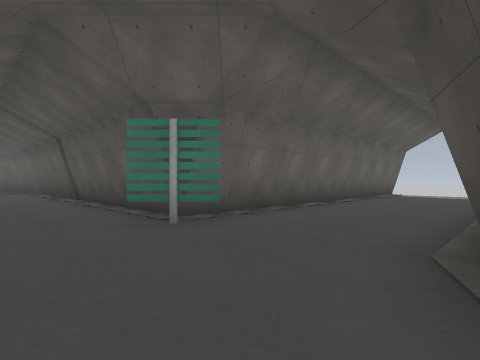
[1] (above)

24 first-person views from a walk through a Godot game level. The camera is 1.2 m above the floor, looks level and sees 80° across. The floor is counted in squares, 2 m on a side. Each view is taken from the middle of a square. On the plan, view 1 faces up. The plan holds only what a view shows up to about 9 squares ahead; the rest is blank. The place goes on beyond the plan. Characters and animated objects are left out. Some surface patterns are stand-ins.

[2]
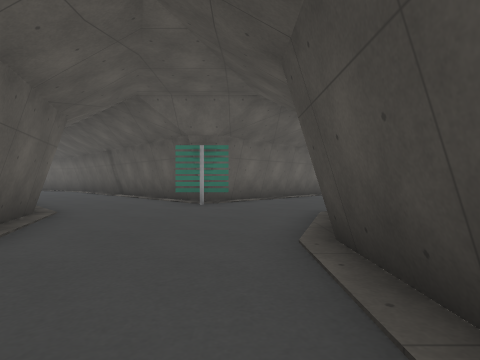

[3]
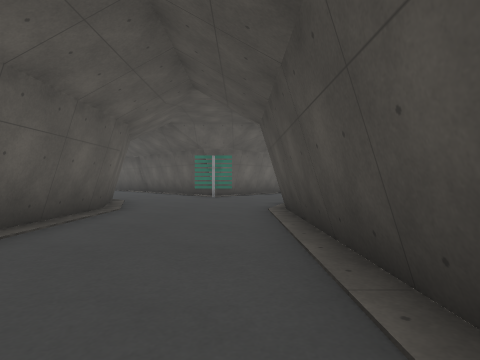

[4]
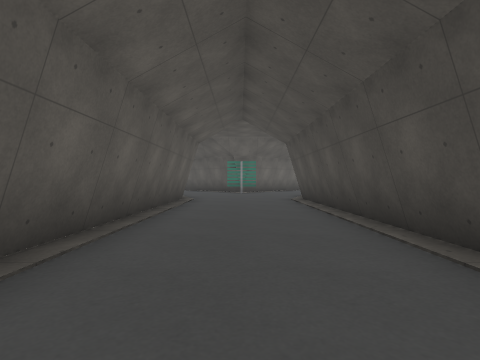

[5]
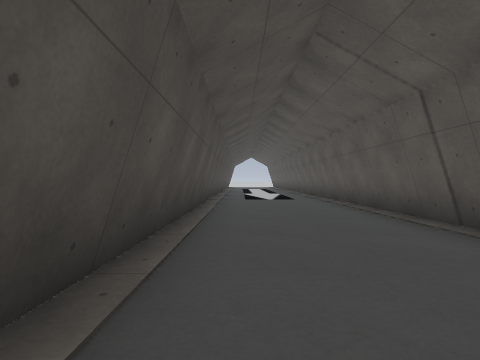

[6]
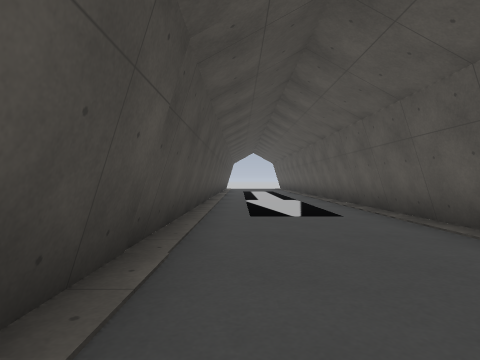

[7]
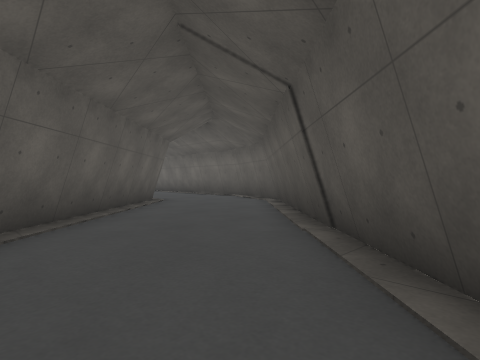

[8]
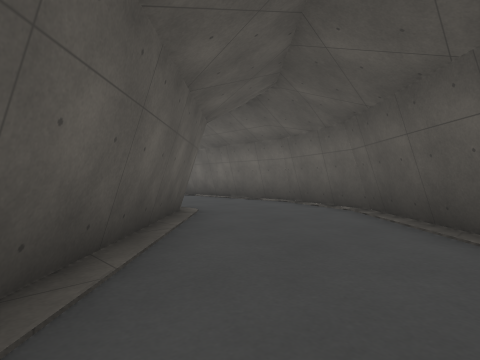

[9]
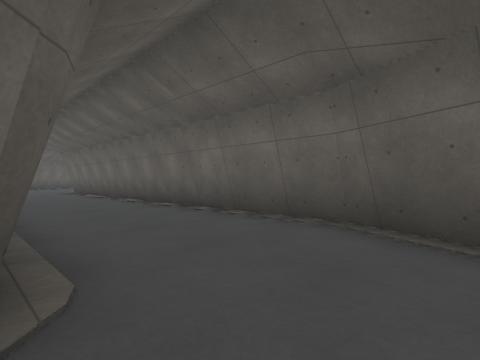

[10]
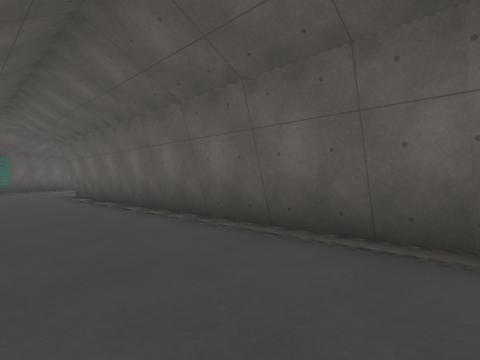

[11]
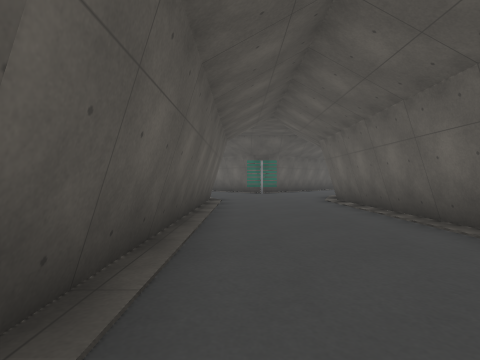

[12]
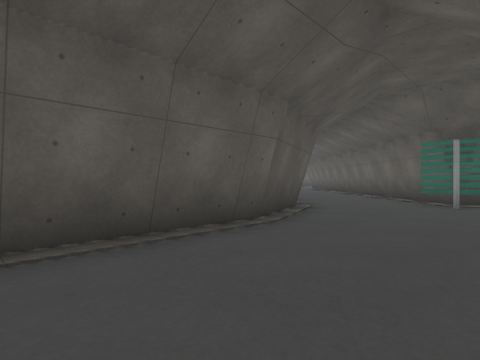

[13]
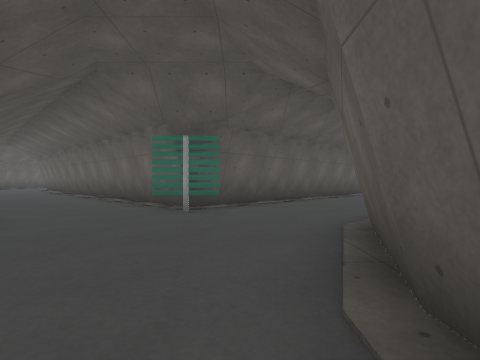

[14]
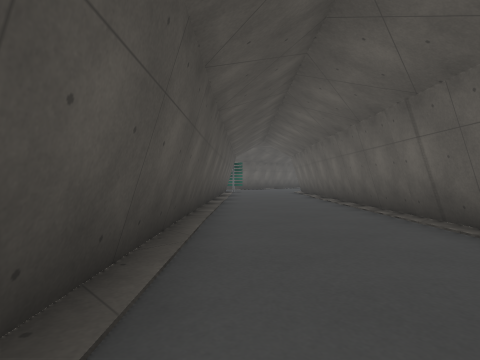

[15]
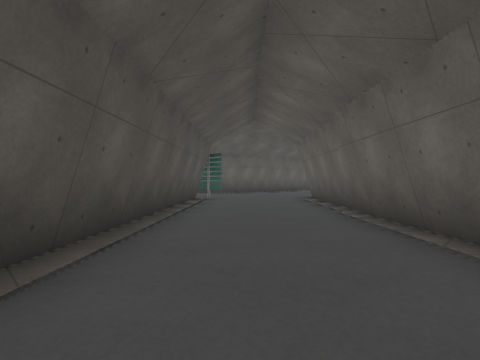

[16]
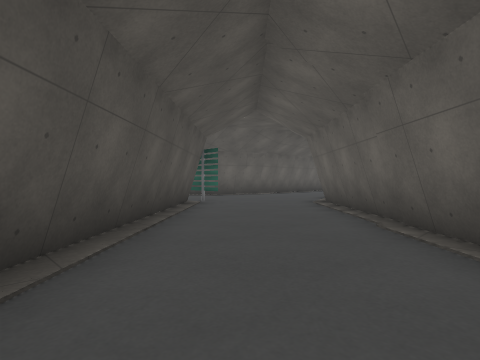

[17]
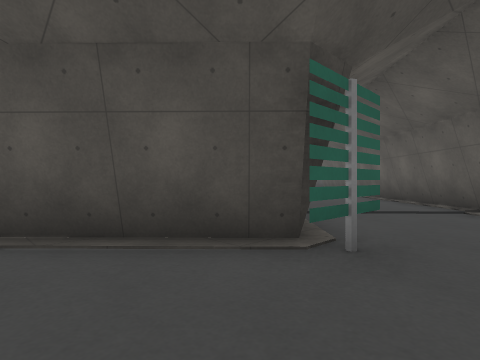

[18]
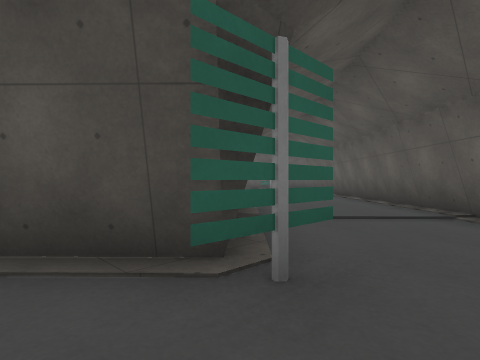

[19]
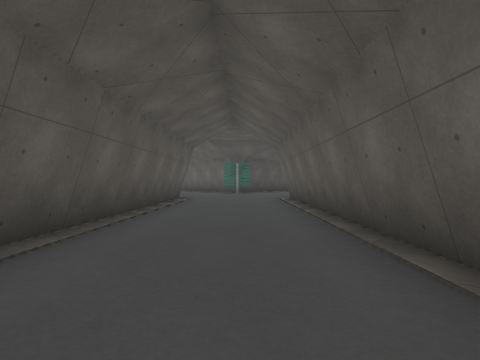

[20]
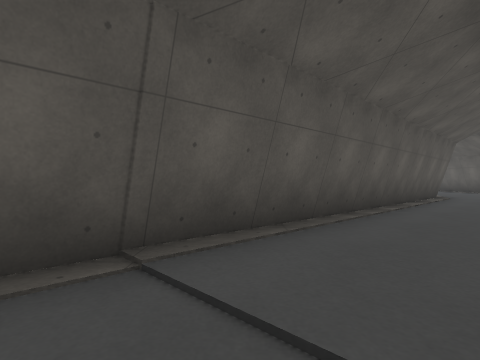

[21]
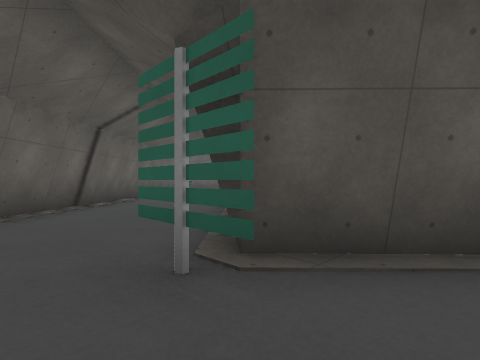

[22]
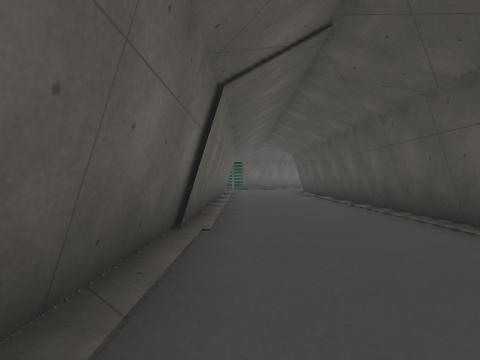

[23]
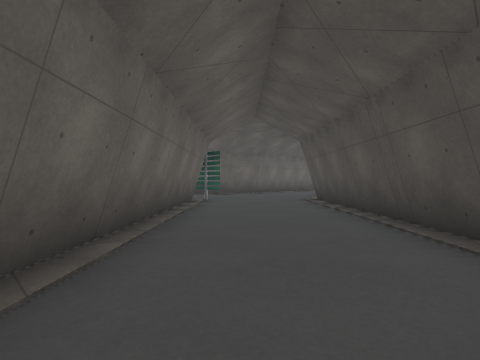

[24]
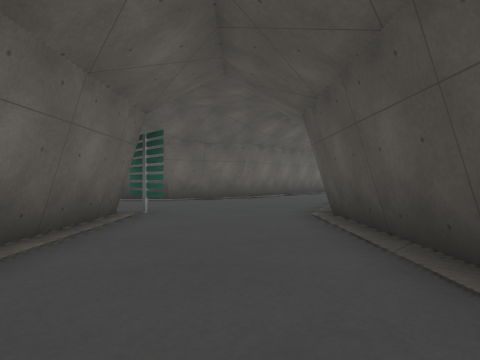

### Floor plan
Points are (right, up) in squares from view 1. A wall is a line through its corners. A room is listed if a view was taken in it or the views show most of it. See-through windows are left out.
Room 1 (views 1, 2, 3, 4, 5, 6, 7, 8, 9, 10, 11, 12, 13, 14, 15, 16, 23, 24)
walls: (-10.6, 9.3) (-6.6, 5.3); (-8.1, 11.5) (-10.8, 12.7) (-23.2, 12.7) (-25.5, 13.5) (-26.5, 14.5); (-3.5, 2.1) (-2.6, -0.4) (-2.6, -16.5); (1.4, 1.6) (1.6, 2.1); (3.9, 9.1) (-0.9, 4.3) (-8.3, 11.7); (-28.2, 10.6) (-34.5, 4.4); (0.7, -16.5) (0.7, -0.2); (-31, 14.3) (-28.3, 11.5); (-32.5, 1.6) (-25.5, 8.5) (-23.2, 9.3) (-15.7, 9.3)
low walls: (-10.6, 9) (-6.9, 5.3); (0.9, -13.4) (0.9, -10.2); (0.9, -14.4) (0.9, -13.5)
ways out: opening at (-33, 3) to room 2
objects: sign (-28, 11); sign (-1, 4)
Room 2 (views 17, 18, 20, 21, 22)
walls: (-34.5, -2.7) (-35.5, -1.6) (-35.5, -1.3) (-32.5, 1.6); (-34.5, 4.4) (-37.5, 1.4)
low walls: (-34.7, -2.1) (-35.3, -1.5)
ways out: opening at (-33, 3) to room 1; opening at (-36, -4) to room 3
objects: sign (-36, -2) to (-36, -1)
Room 3 (view 19)
walls: (-36.7, -5.2) (-34.8, -7.2); (-32.6, -4.7) (-34.5, -2.7)
low walls: (-34, -2.9) (-34.4, -2.5)
ways out: opening at (-36, -4) to room 2; opening at (-34, -6)

Where each view was taken, in squares from view 1:
view 1: 0 up, 0 right, facing up
view 2: 3 down, 0 right, facing up
view 3: 6 down, 0 right, facing up
view 4: 9 down, 1 left, facing up
view 5: 4 down, 0 right, facing down
view 6: 8 down, 0 right, facing down
view 7: 5 up, 3 left, facing up-left
view 8: 6 up, 6 left, facing up-left
view 9: 9 up, 9 left, facing up-left
view 10: 10 up, 13 left, facing up-left
view 11: 10 up, 15 left, facing left
view 12: 12 up, 20 left, facing down-left
view 13: 12 up, 22 left, facing left
view 14: 9 up, 26 left, facing down-left
view 15: 6 up, 30 left, facing down-left
view 16: 5 up, 31 left, facing down-left
view 17: 1 up, 37 left, facing down-right
view 18: 0 up, 37 left, facing down-right
view 19: 5 down, 35 left, facing down-right
view 20: 4 down, 36 left, facing right
view 21: 3 down, 37 left, facing up-right
view 22: 1 up, 37 left, facing up-right
view 23: 4 up, 33 left, facing up-right
view 24: 6 up, 30 left, facing up-right
